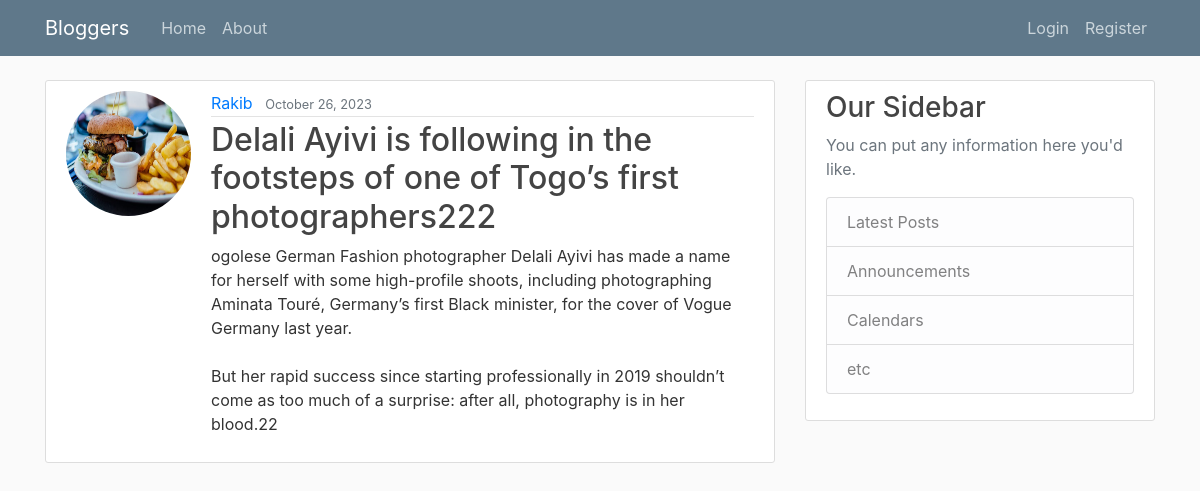
Screenshot of /post/2 with the database file from the repository.
### blog/models.py (models this page shows, shortened)
class Post(models.Model):
    title = models.CharField(max_length=150)
    content = models.TextField()
    date_posted = models.DateTimeField(default=timezone.now)
    author = models.ForeignKey(User, on_delete=models.CASCADE)

### users/models.py (models this page shows)
class Profile(models.Model):
    user = models.OneToOneField(User, on_delete=models.CASCADE)
    image = models.ImageField(default='default.jpg', upload_to='profile_pics')

### blog/views.py (the view)
# urls.py: path('post/<int:pk>', PostDetailsView.as_view(), name="post-detail"),
class PostDetailsView(DetailView):
    model = Post

### blog/templates/blog/post_detail.html (shortened to what this page needs)
{% extends "blog/base.html" %}
{% block content %}
<article class="media content-section">
    <img class="rounded-circle account-img" src="{{ object.author.profile.image.url }}">
    <div class="media-body">
        <div class="article-metadata">
            <a class="mr-2" href="#">{{ object.author }}</a>
            <small class="text-muted">{{ object.date_posted|date:"F d, Y" }}</small>
        </div>
        <h2 class="article-title">{{ object.title }}</h2>
        <p class="article-content">{{ object.content }}</p>
    </div>
</article>
{% endblock %}

### blog/static/blog/main.css (style rules this page uses)
body { background: #fafafa; color: #333333; margin-top: 5rem; }
h1, h2, h3, h4, h5, h6 { color: #444444; }
.content-section { background: #ffffff; padding: 10px 20px; border: 1px solid #dddddd; border-radius: 3px; margin-bottom: 20px; }
.article-title { color: #444444; }
.article-content { white-space: pre-line; }
.article-metadata { padding-bottom: 1px; margin-bottom: 4px; border-bottom: 1px solid #e3e3e3 }
.account-img { height: 125px; width: 125px; margin-right: 20px; margin-bottom: 16px; }

### rows the page displays
Post: author.profile.image (picture), author "Rakib", date_posted "October 26, 2023", title "Delali Ayivi is following in the footsteps of one of Togo’s first photographers222", content "ogolese German Fashion photographer Delali Ayivi has made a name for herself with some high-profile shoots, including photographing Aminata Touré, Germany’s first Black minister, for the cover of Vogue Germany last year. But her rapid success since starting professionally in 2019 shouldn’t come as too much of a surprise: after all, photography is in her blood.22"
